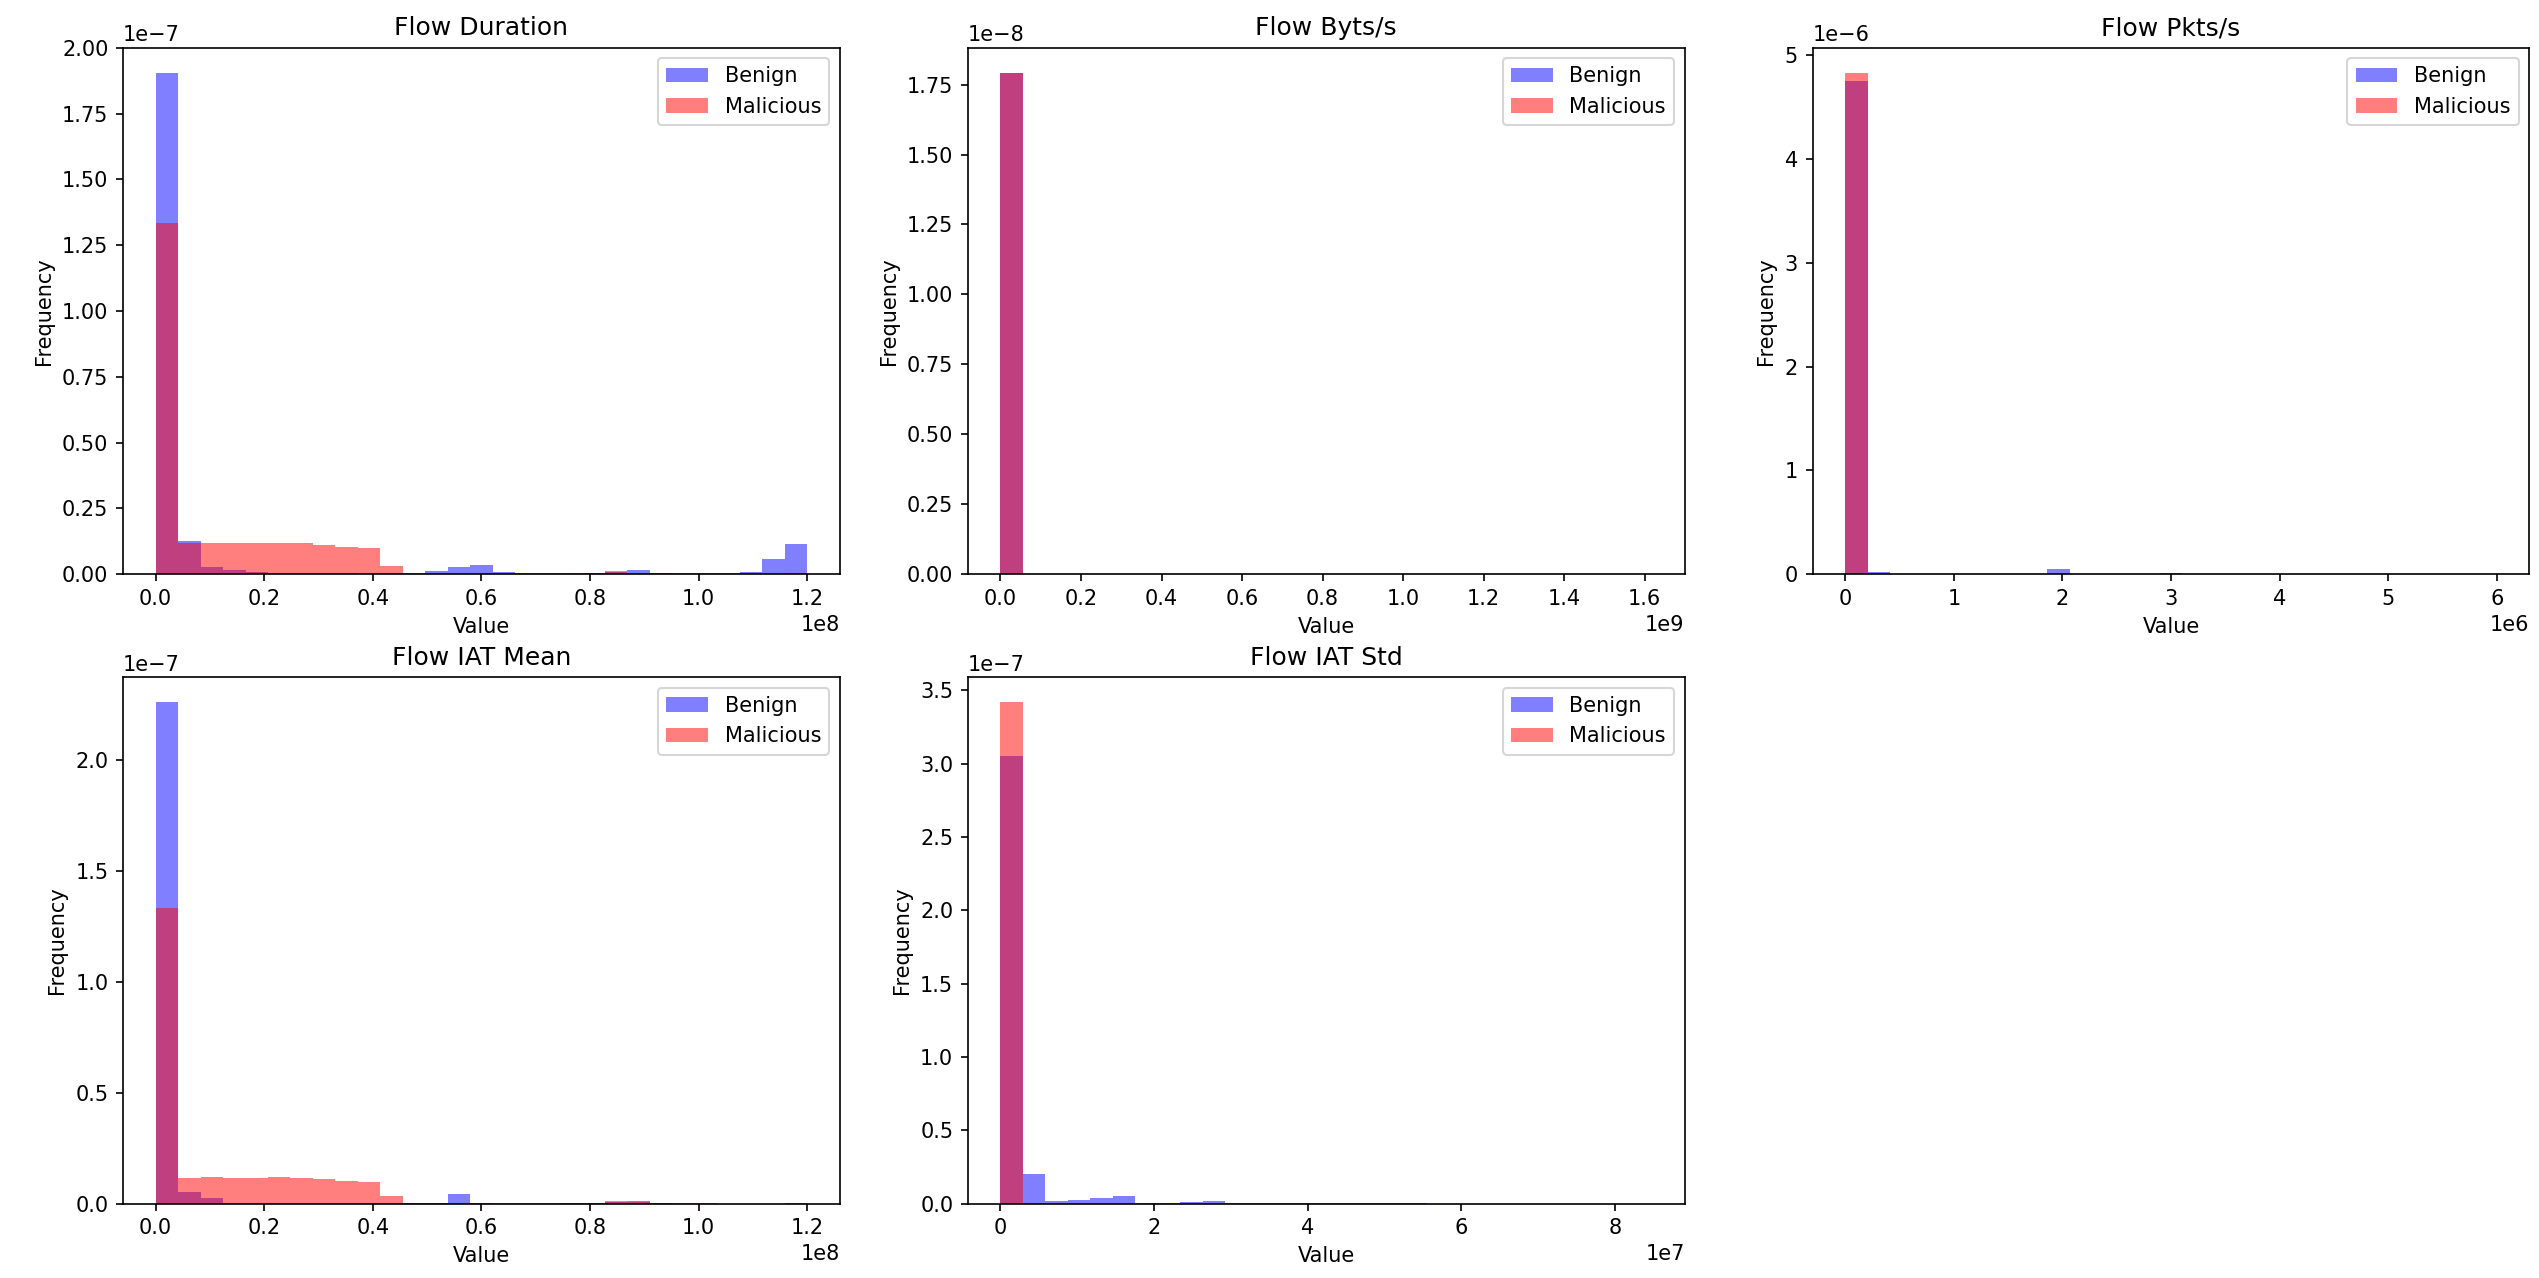

Reproduce this figure in Python.
import pandas as pd
import numpy as np
import matplotlib.pyplot as plt

# Load the dataset
df = pd.read_csv("dataset.csv")

# Filter benign and malicious traffic
benign_traffic = df[df['Label'] == 'Benign']
malicious_traffic = df[df['Label'] != 'Benign']

# Define the flow features to analyze
flow_features = ['Flow Duration', 'Flow Byts/s', 'Flow Pkts/s', 'Flow IAT Mean', 'Flow IAT Std']

# Plot the comparison
plt.figure(figsize=(15, 10))

for i, feature in enumerate(flow_features, start=1):
    plt.subplot(2, 3, i)
    
    # Filter out infinite or NaN values
    benign_values = benign_traffic[feature].replace([np.inf, -np.inf], np.nan).dropna()
    malicious_values = malicious_traffic[feature].replace([np.inf, -np.inf], np.nan).dropna()
    
    # Adjust the range of histogram bins
    max_value = max(benign_values.max(), malicious_values.max())
    bins = np.linspace(0, max_value, 30)
    
    # Plot histograms
    plt.hist(benign_values, bins=bins, alpha=0.5, color='blue', label='Benign', density=True)
    plt.hist(malicious_values, bins=bins, alpha=0.5, color='red', label='Malicious', density=True)
    plt.title(feature)
    plt.xlabel('Value')
    plt.ylabel('Frequency')
    plt.legend()

plt.tight_layout()
plt.show()
